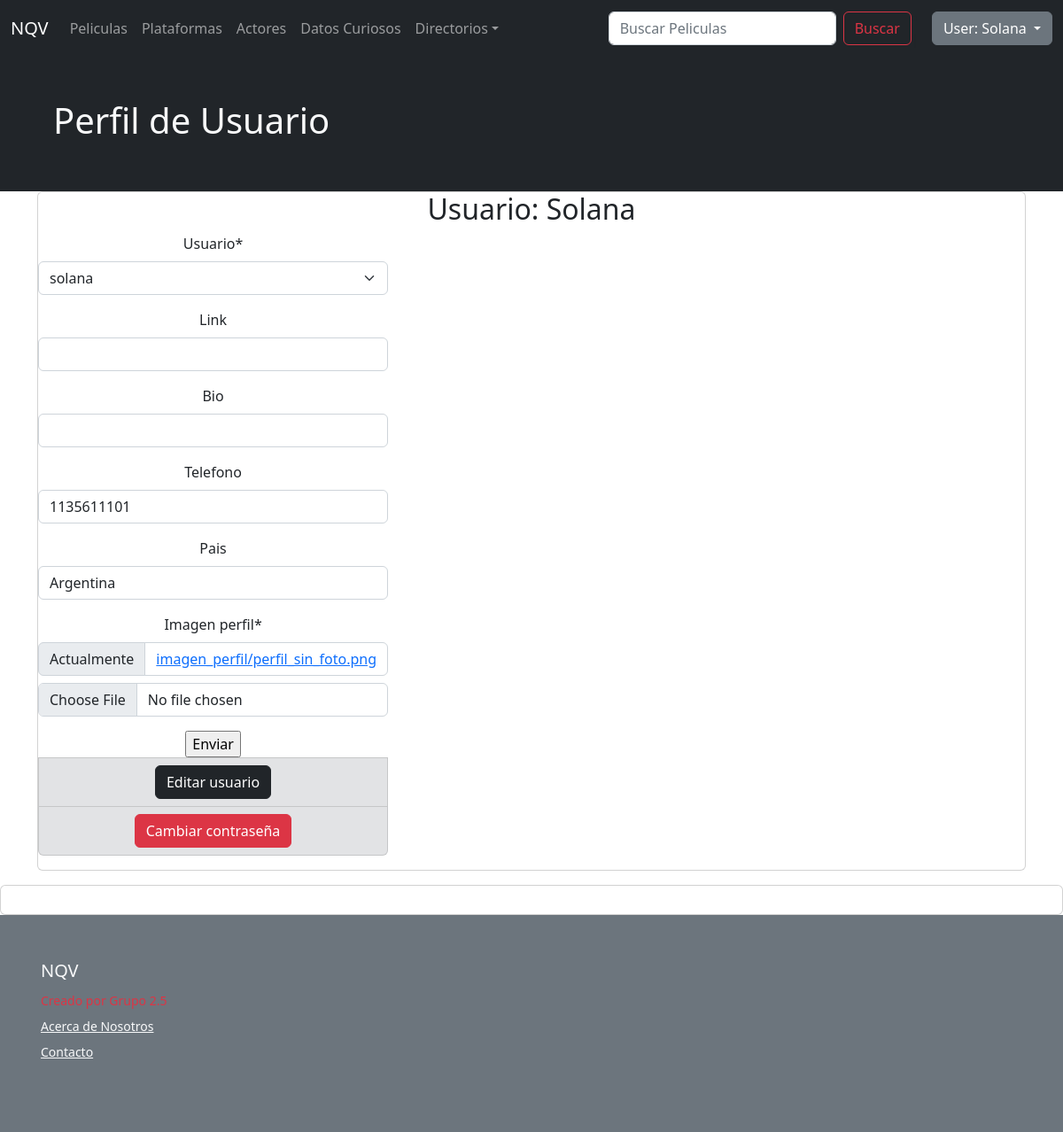
The page /usuarios/edit-profile/1/ (signed in) on the database as committed earlier.
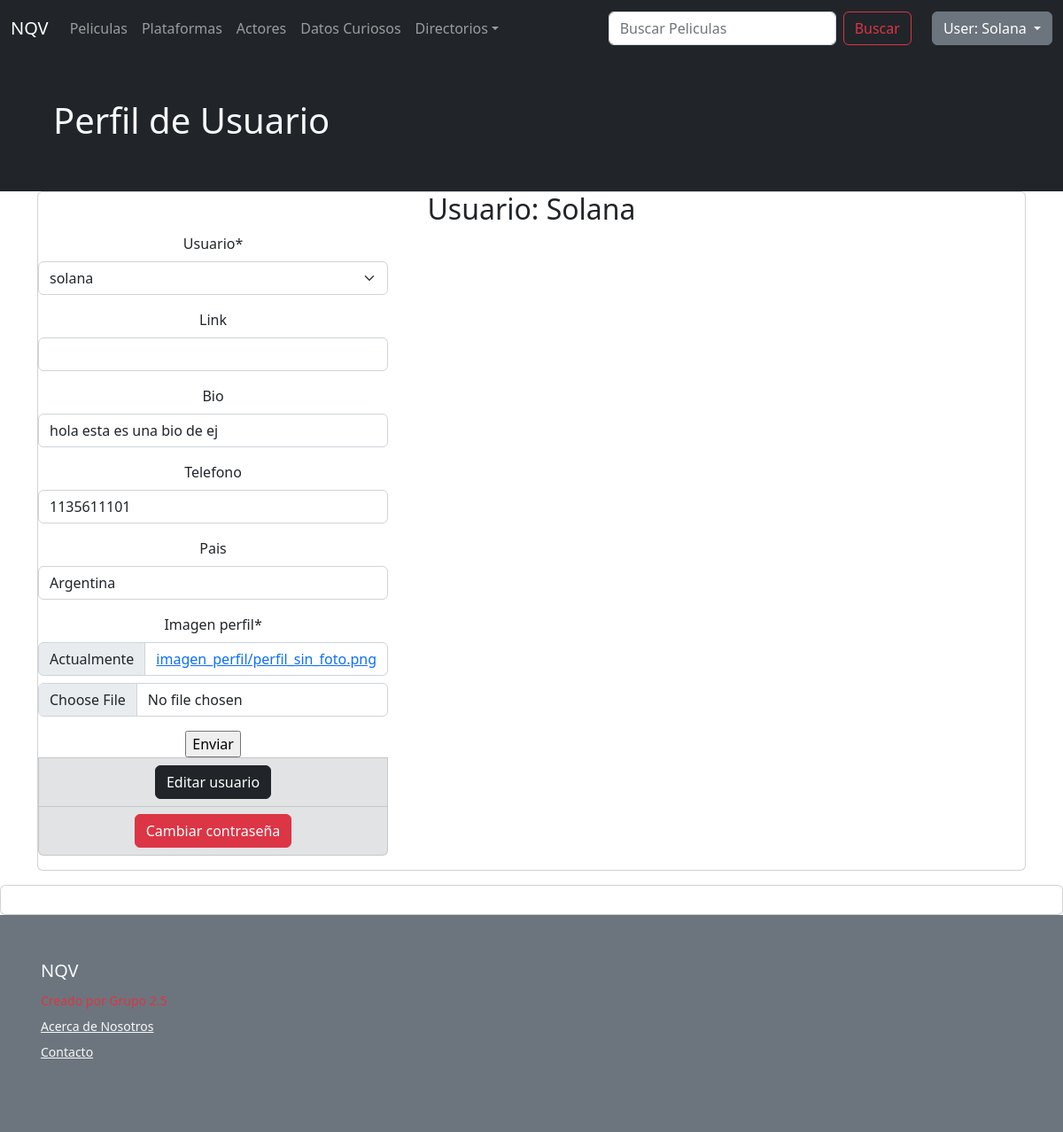
The same page on the database as committed later.
### usuarios/models.py (models this page shows, shortened)
class Perfil_usuario(models.Model):
    usuario = models.OneToOneField(User, on_delete=models.CASCADE, related_name= 'profile')
    link =models.URLField(blank=True, null=True)
    bio =models.CharField(max_length=200, blank=True, null=True)
    telefono= models.CharField(max_length=20, blank=True, null=True)
    pais= models.CharField(max_length=30, blank=True, null=True)
    imagen_perfil= models.ImageField(upload_to=user_directory_path, default='imagen_perfil/perfil_sin_foto.png')
    class Meta:
        verbose_name= 'usuario'
        verbose_name_plural= 'usuarios'

### usuarios/views.py (the view, shortened to what this page needs)
# urls.py: path('edit-profile/<int:pk>/', Editar_usuario.as_view(), name='edit_profile'),
class Editar_usuario(LoginRequiredMixin, UpdateView):
    model = Perfil_usuario
    template_name = 'auth/edit_profile.html'
    fields = '__all__'

### templates/auth/edit_profile.html (shortened to what this page needs)
{% extends 'padre.html' %}
{% block contenidoQueCambia %}
<section class="bg-dark text-light p-5">
    <div class="container">
                        <h1>Perfil de Usuario</h1>
            </div>
</section>
<div class="container">
    <div class="card text-center">
        <h2>Usuario: {{user.username | capfirst}}</h2>
        <div class="input-group mb-3">
                <ul class="list-group">
                    {% if form %}
                    {% load crispy_forms_tags %}
                    <form action="" method="POST">
                    {{form|crispy}}
                    <input type="submit" , value="Enviar">
                    </form>
                    {% endif %}
                    <li class="list-group-item list-group-item-secondary"><a href="/usuarios/edit-user/" class="btn btn-dark">Editar usuario</a></li>
                    <li class="list-group-item list-group-item-secondary"><a href="/usuarios/password" class="btn btn-danger">Cambiar contraseña</a></li>
                </ul>
        </div>
    </div>
</div>
<div class="card text-center">
</div>
{% endblock %}

Rows that differ between the two databases and show on the page:
changed Perfil_usuario "solana": bio (not shown) → "hola esta es una bio de ej"
